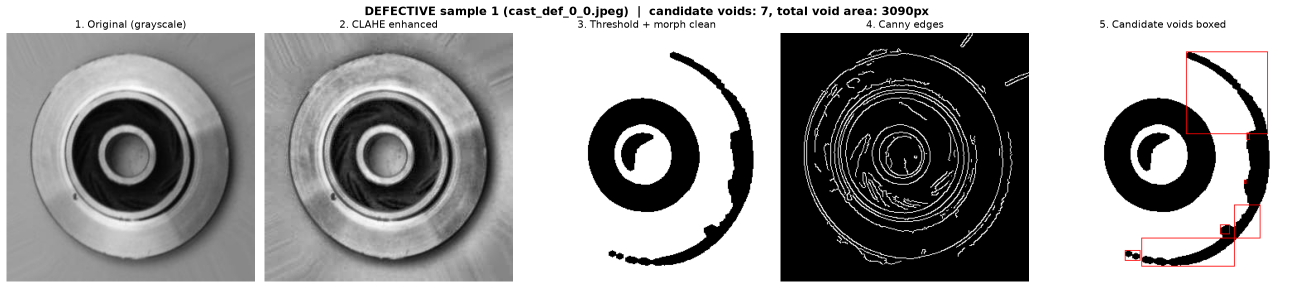
#> input picture outputs/preprocessing_examples/defective_1.png, 2587 x 576 px, given as the content of the folder nloads/archive (8)/casting_data/casting_data/train/def_front, which was not available (shown at 1/2 size)
$ python visualize_pipeline.py
#> lines starting #> are read from the running program, lines starting #| are printed output that depends on the picture; after the words box and inside, x2 and y2 are one past the last pixel; in counts of white or black regions, pixels touching at a corner belong together; pictures that were not available may be replaced by others from this repository, and a replacement may not be noted
### src/preprocessing.py
"""
preprocessing.py

Image processing pipeline for casting defect detection.
Implements the 4-step strategy from the project pitch (beyond basic augmentation):
  1. Contrast enhancement (CLAHE)
  2. Thresholding + morphological operations
  3. Edge detection (Canny)
  4. Connected-component / blob analysis

Each function takes and returns a numpy array (grayscale or BGR as noted).
"""

import cv2
import numpy as np


def load_grayscale(path: str) -> np.ndarray:
    """Load an image from disk as grayscale."""
    img = cv2.imread(path, cv2.IMREAD_GRAYSCALE)
#> img: shape (576, 2587); min 0, max 255, mean 157.2
    if img is None:
        raise FileNotFoundError(f"Could not read image: {path}")
    return img


def apply_clahe(gray: np.ndarray, clip_limit: float = 2.5, tile_grid_size=(8, 8)) -> np.ndarray:
    """
    Step 1: Contrast Limited Adaptive Histogram Equalization.
    Brings out subtle blow-holes and pinholes that are barely visible
    against the uniform gray metal surface by boosting local contrast.
    """
#> called with clip_limit = 2.5, tile_grid_size = (8, 8)
    clahe = cv2.createCLAHE(clipLimit=clip_limit, tileGridSize=tile_grid_size)
    return clahe.apply(gray)
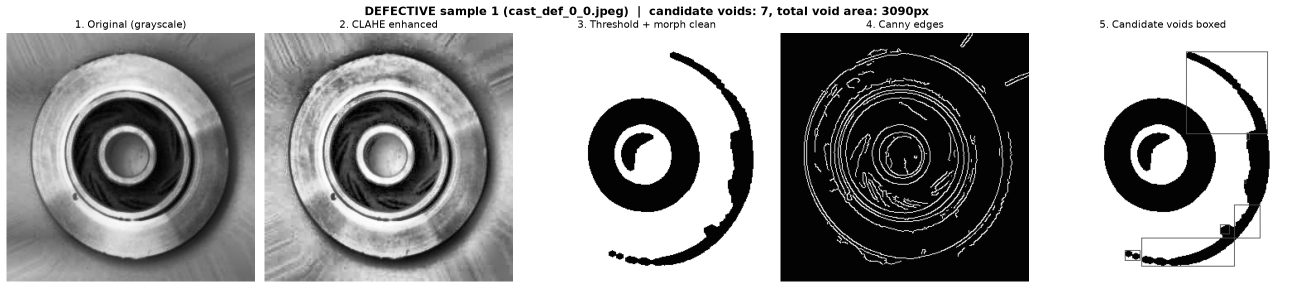
#> returned value: shape (576, 2587) (shown at 1/2 size); min 0, max 255, mean 157.2


def threshold_and_clean(gray_enhanced: np.ndarray):
    """
    Step 2: Thresholding + morphological operations.
    Isolates the rim and inner ring from the background and removes noise
    before feature extraction.

    Returns:
        binary_mask: cleaned binary mask (0/255) of the foreground part
        thresh_raw: the raw Otsu threshold output before cleanup (for comparison)
    """
    # Otsu's method auto-picks a threshold given the image's histogram
    _, thresh_raw = cv2.threshold(
        gray_enhanced, 0, 255, cv2.THRESH_BINARY + cv2.THRESH_OTSU
    )
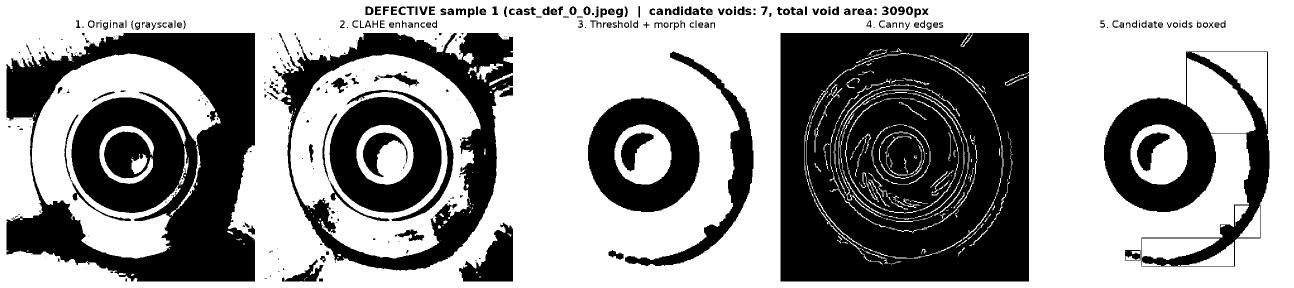
#> thresh_raw: shape (576, 2587) (shown at 1/2 size); 60.2% white; 404 black regions (194 under 20 px), largest, box (x1, y1, x2, y2) and area: (1561, 66, 2058, 563) 231003, (13, 66, 510, 563) 145136, (549, 66, 1026, 541) 55895

    # Morphological opening (erode then dilate) removes small noise specks
    # Morphological closing (dilate then erode) fills small holes in the part
    kernel = cv2.getStructuringElement(cv2.MORPH_ELLIPSE, (5, 5))
    opened = cv2.morphologyEx(thresh_raw, cv2.MORPH_OPEN, kernel, iterations=1)
#> opened: shape (576, 2587); 58.5% white; 188 black regions (104 under 20 px), largest, box (x1, y1, x2, y2) and area: (1561, 66, 2058, 563) 247006, (13, 66, 510, 563) 147383, (539, 66, 1026, 541) 58052
    closed = cv2.morphologyEx(opened, cv2.MORPH_CLOSE, kernel, iterations=2)
#> closed: shape (576, 2587); 60.1% white; 78 black regions, largest, box (x1, y1, x2, y2) and area: (1561, 66, 2058, 563) 246982, (13, 66, 510, 563) 144577, (561, 66, 1026, 541) 54751

    return closed, thresh_raw


def canny_edges(gray_enhanced: np.ndarray, low_thresh: int = 40, high_thresh: int = 120) -> np.ndarray:
    """
    Step 3: Canny edge detection.
    Highlights irregular, jagged rim boundaries characteristic of flash
    and burr defects. Run on the CLAHE-enhanced image so subtle edges
    aren't lost to low contrast.
    """
#> called with low_thresh = 40, high_thresh = 120
    blurred = cv2.GaussianBlur(gray_enhanced, (3, 3), 0)
    edges = cv2.Canny(blurred, low_thresh, high_thresh)
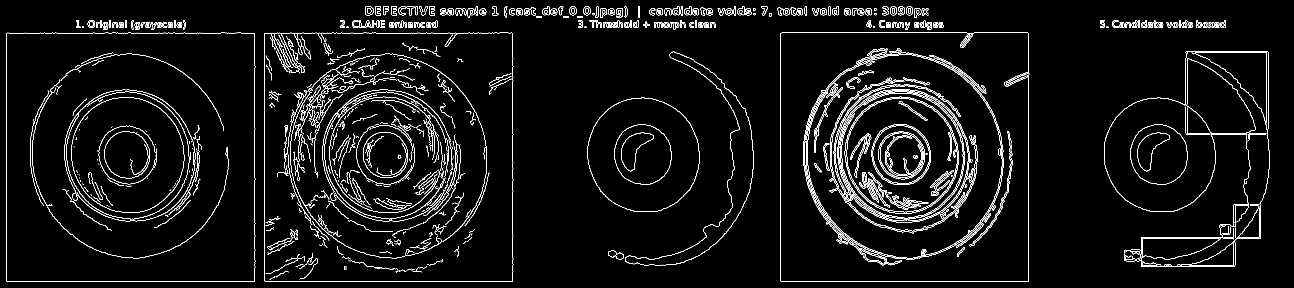
#> edges: shape (576, 2587) (shown at 1/2 size); 4.7% white in thin lines or dots
    return edges


def blob_analysis(binary_mask: np.ndarray, min_area: int = 4, max_area: int = 2000):
    """
    Step 4: Connected-component / blob analysis.
    Counts and sizes void/pit regions inside the part, turning visual
    defects (blow-holes, pinholes) into quantitative engineered features.

    We look for small dark regions INSIDE the part's own silhouette
    (candidate voids). The image background (outside the circular part)
    is explicitly excluded, otherwise dark corners around the part get
    misread as "voids" and pollute the count for every image, defective
    or not.

    Returns:
        stats: dict of engineered features
        labeled_viz: mask image with candidate void blobs highlighted (BGR)
    """
#> called with min_area = 4, max_area = 2000
    part_num_labels, part_labels, part_stats, _ = cv2.connectedComponentsWithStats(
        binary_mask, connectivity=8
    )
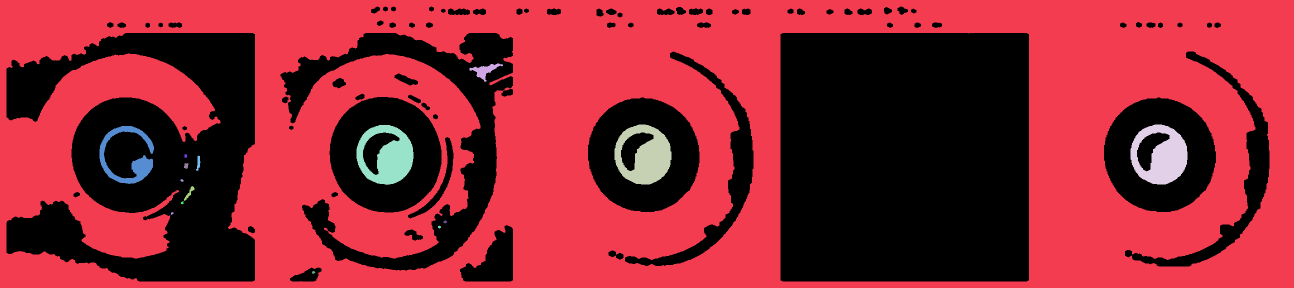
#> part_labels: shape (576, 2587) int32 (shown at 1/2 size); 17 distinct labels, from 0 to 16; one colour per label, 0 black
#> part_num_labels = 17; part_stats = 17 rows, first 6: [13, 13, 2526, 550, 594022], [0, 0, 2587, 576, 865529], [939, 127, 67, 37, 854], [1229, 249, 114, 120, 8424], [2261, 249, 114, 120, 8439], [713, 250, 114, 120, 8118]
    if part_num_labels <= 1:
        part_silhouette = np.zeros_like(binary_mask)
    else:
        largest_label = 1 + int(np.argmax(part_stats[1:, cv2.CC_STAT_AREA]))
#> largest_label = 1
        part_silhouette = np.where(part_labels == largest_label, 255, 0).astype(np.uint8)
#> part_silhouette: shape (576, 2587); 58.1% white; 75 black regions, largest, box (x1, y1, x2, y2) and area: (1561, 66, 2058, 563) 246982, (13, 66, 510, 563) 149218, (561, 66, 1026, 541) 55663
        part_silhouette = cv2.morphologyEx(
            part_silhouette, cv2.MORPH_CLOSE,
            cv2.getStructuringElement(cv2.MORPH_ELLIPSE, (9, 9)), iterations=2
        )
#> part_silhouette: shape (576, 2587); 59.6% white; 13 black regions, largest, box (x1, y1, x2, y2) and area: (1561, 66, 2058, 563) 246930, (13, 66, 510, 563) 147672, (564, 66, 1026, 541) 54182

    inverted = cv2.bitwise_not(binary_mask)
    inside_dark = cv2.bitwise_and(inverted, part_silhouette)
#> inside_dark: shape (576, 2587); 1.5% white; 775 white regions (669 under 20 px), largest, box (x1, y1, x2, y2) and area: (816, 274, 907, 437) 2206, (1340, 103, 1462, 195) 2013, (2384, 108, 2495, 195) 1749

    num_labels, labels, cv_stats, centroids = cv2.connectedComponentsWithStats(
        inside_dark, connectivity=8
    )
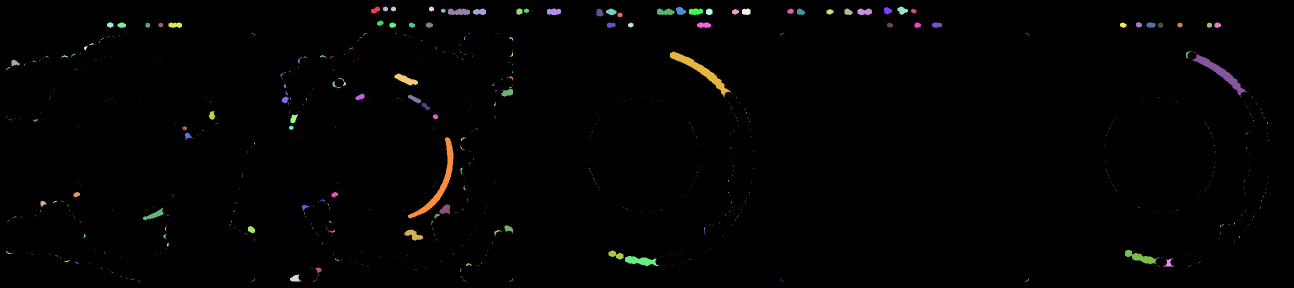
#> labels: shape (576, 2587) int32 (shown at 1/2 size); 776 distinct labels, from 0 to 775; one colour per label, 0 black
#> num_labels = 776; cv_stats = 776 rows, first 6: [0, 0, 2587, 576, 1467988], [742, 13, 18, 14, 158], [766, 13, 10, 10, 76], [782, 13, 10, 10, 76], [858, 13, 10, 10, 76], [1795, 13, 21, 17, 219]; centroids = 776 pairs, first value 13 to 2537, second value 17.5 to 562

    candidate_blobs = []
    for i in range(1, num_labels):
        area = cv_stats[i, cv2.CC_STAT_AREA]
        x, y, w, h, _ = cv_stats[i]
        touches_border = (
            x <= 1 or y <= 1
            or x + w >= part_silhouette.shape[1] - 1
            or y + h >= part_silhouette.shape[0] - 1
        )
        if min_area <= area <= max_area and not touches_border:
            candidate_blobs.append({
                "area": int(area),
                "centroid": tuple(centroids[i].round(1)),
                "bbox": tuple(int(v) for v in cv_stats[i, :4]),
            })
#> this loop made 775 passes
#> (area, x, y, w, h) on passes 1 to 3: (158, 742, 13, 18, 14), (76, 766, 13, 10, 10), (76, 782, 13, 10, 10)
#> after the loop, candidate_blobs = 222 items

    total_void_area = sum(b["area"] for b in candidate_blobs)
#> total_void_area = 17168

    stats = {
        "num_candidate_voids": len(candidate_blobs),
        "total_void_area_px": total_void_area,
        "largest_void_area_px": max((b["area"] for b in candidate_blobs), default=0),
        "mean_void_area_px": (total_void_area / len(candidate_blobs)) if candidate_blobs else 0.0,
    }
#> stats = {'num_candidate_voids': 222, 'total_void_area_px': 17168, 'largest_void_area_px': 1749, 'mean_void_area_px': 77.33}

    # Build a visualization
    viz = cv2.cvtColor(binary_mask, cv2.COLOR_GRAY2BGR)
    for b in candidate_blobs:
        x, y, w, h = b["bbox"]
        cv2.rectangle(viz, (x, y), (x + w, y + h), (0, 0, 255), 1)
#> this loop made 222 passes
#> (x, y, w, h) on passes 1 to 3: (742, 13, 18, 14), (766, 13, 10, 10), (782, 13, 10, 10)
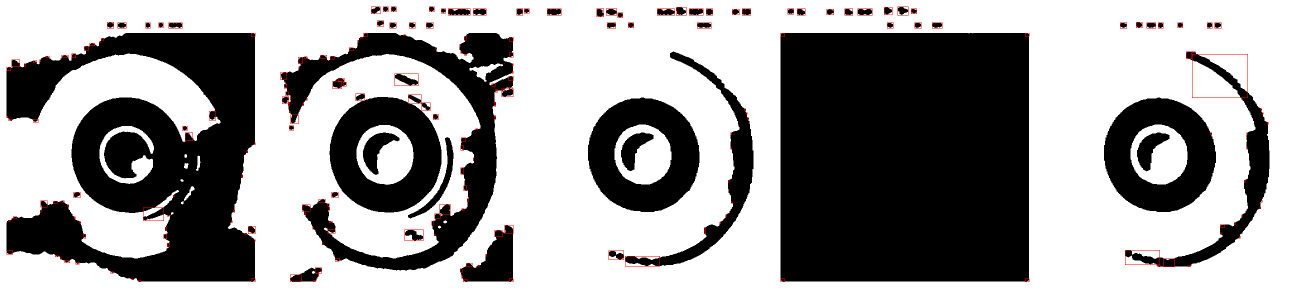
#> viz: shape (576, 2587, 3) (shown at 1/2 size); mean B, G, R 152.4, 152.4, 153.8

    return stats, viz


def run_pipeline(path: str):
    """
    Run all 4 steps in sequence on a single image and return every
    intermediate result, useful for visualization / QA.
    """
    gray = load_grayscale(path)
    enhanced = apply_clahe(gray)
    binary_mask, thresh_raw = threshold_and_clean(enhanced)
    edges = canny_edges(enhanced)
    blob_stats, blob_viz = blob_analysis(binary_mask)

    return {
        "original": gray,
        "clahe": enhanced,
        "thresh_raw": thresh_raw,
        "binary_clean": binary_mask,
        "edges": edges,
        "blob_stats": blob_stats,
        "blob_viz": blob_viz,
    }


# [4 lines that do not run on import are left out]

### src/visualize_pipeline.py
"""
visualize_pipeline.py

Runs the preprocessing pipeline on sample defective + normal images and
saves a labeled before/after grid image for each, so the pipeline's
effect is visually demonstrable on the midterm slides.
"""

import os
import cv2
import matplotlib.pyplot as plt
from preprocessing import run_pipeline

DATA_DIR = DATA_DIR = r"C:\Users\chere\Downloads\archive (8)\casting_data\casting_data\train"
OUT_DIR = r"C:\Users\chere\OneDrive\Documents\GitHub\SricharanCherepally-C986X996-CS898BA-Project\outputs\preprocessing_examples"


def visualize_one(image_path: str, title: str, out_path: str):
    result = run_pipeline(image_path)

    fig, axes = plt.subplots(1, 5, figsize=(20, 4.5))
    panels = [
        ("1. Original (grayscale)", result["original"]),
        ("2. CLAHE enhanced", result["clahe"]),
        ("3. Threshold + morph clean", result["binary_clean"]),
        ("4. Canny edges", result["edges"]),
        ("5. Candidate voids boxed", cv2.cvtColor(result["blob_viz"], cv2.COLOR_BGR2RGB)),
    ]

    for ax, (label, img) in zip(axes, panels):
        if img.ndim == 2:
            ax.imshow(img, cmap="gray")
        else:
            ax.imshow(img)
        ax.set_title(label, fontsize=11)
        ax.axis("off")
#> this loop made 5 passes
#> label on passes 1 to 5: '1. Original (grayscale)', '2. CLAHE enhanced', '3. Threshold + morph clean', '4. Canny edges', '5. Candidate voids boxed'

    stats = result["blob_stats"]
    fig.suptitle(
        f"{title}  |  candidate voids: {stats['num_candidate_voids']}, "
        f"total void area: {stats['total_void_area_px']}px",
        fontsize=13, fontweight="bold"
    )
    plt.tight_layout()
    plt.savefig(out_path, dpi=130, bbox_inches="tight")
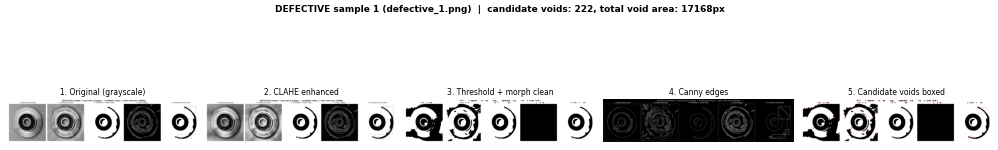
#> figure drawn by matplotlib, 5 panels
    plt.close()
    print(f"Saved {out_path}  |  stats: {stats}")
#> (printed output is left out)


def main():
    os.makedirs(OUT_DIR, exist_ok=True)

    def_dir = os.path.join(DATA_DIR, "def_front")
    ok_dir = os.path.join(DATA_DIR, "ok_front")

    def_samples = sorted(os.listdir(def_dir))[:2]
    ok_samples = sorted(os.listdir(ok_dir))[:2]

    for i, fname in enumerate(def_samples):
        visualize_one(
            os.path.join(def_dir, fname),
            title=f"DEFECTIVE sample {i+1} ({fname})",
            out_path=os.path.join(OUT_DIR, f"defective_{i+1}.png"),
        )

    for i, fname in enumerate(ok_samples):
        visualize_one(
            os.path.join(ok_dir, fname),
            title=f"NORMAL sample {i+1} ({fname})",
            out_path=os.path.join(OUT_DIR, f"normal_{i+1}.png"),
        )
#> the loop in blob_analysis (call 2), `for b in candidate_blobs:` made 222 passes
#> b on pass 8: {'area': 57, 'centroid': (886, 21), 'bbox': (882, 17, 9, 9)}
#> the loop in visualize_one (call 2), `for ax, (label, img) in zip(axes, panels):` made 5 passes
#> (printed output is left out)


if __name__ == "__main__":
    main()
